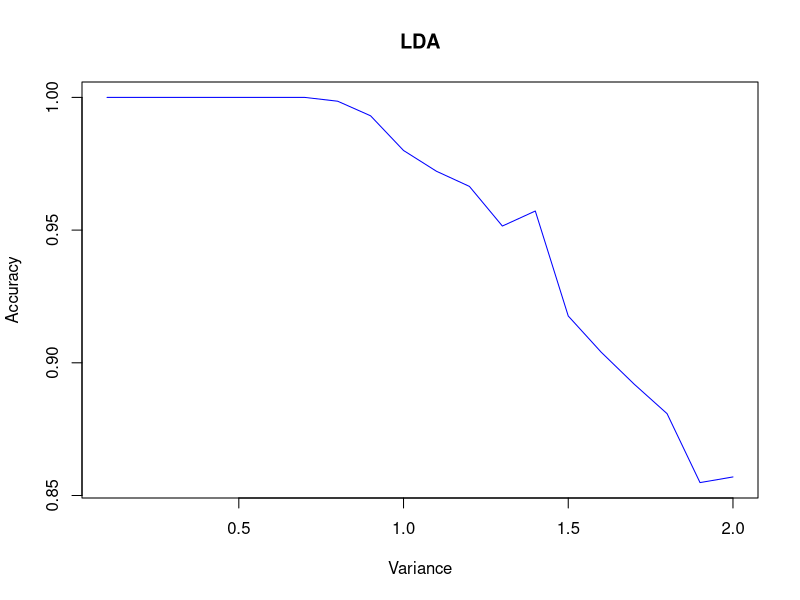
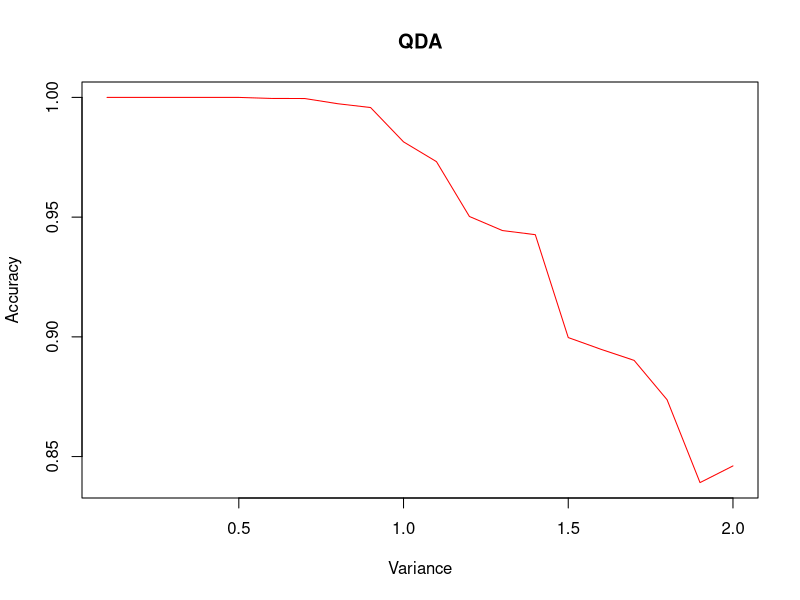
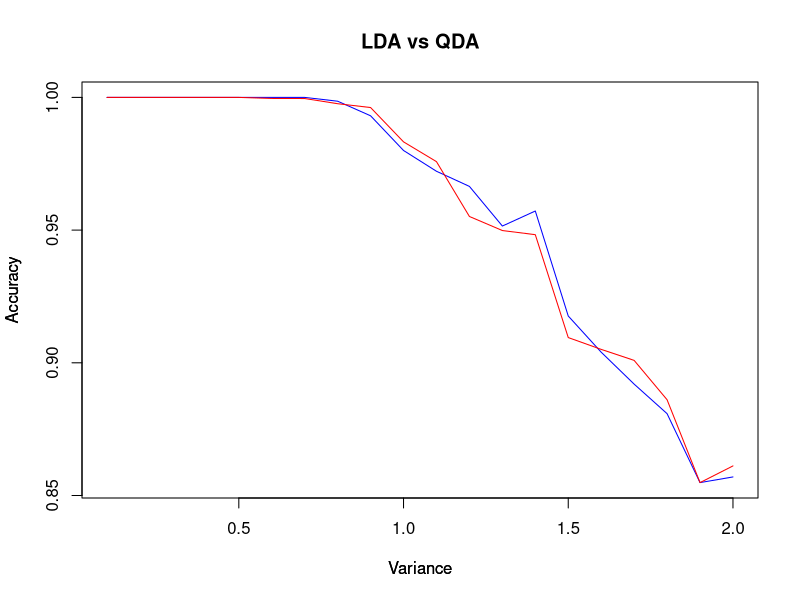
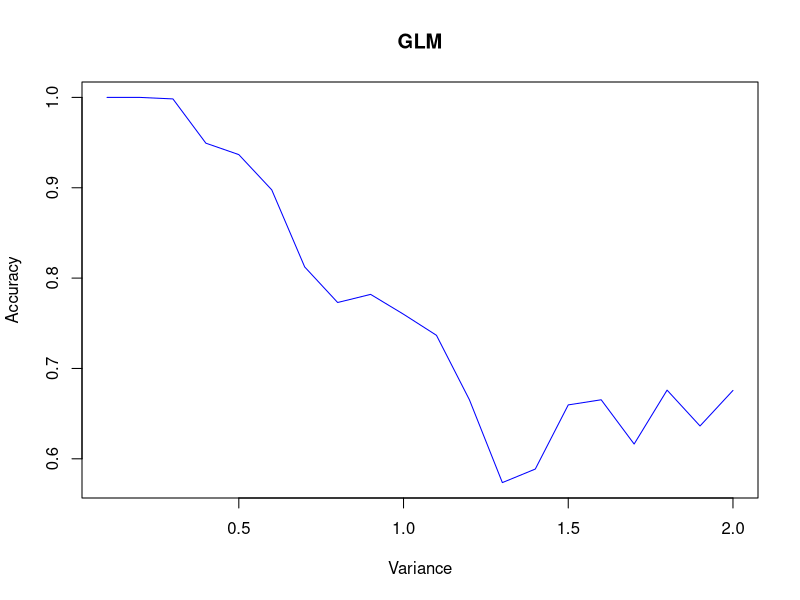
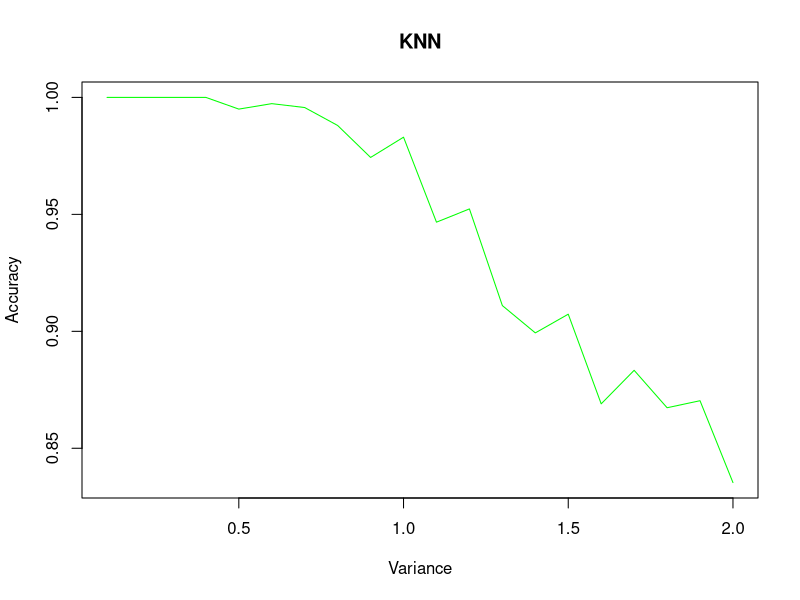
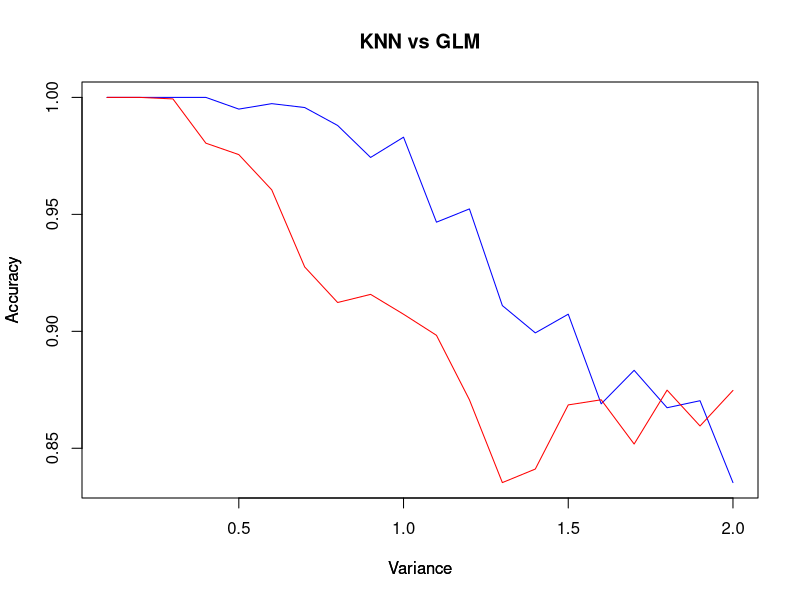
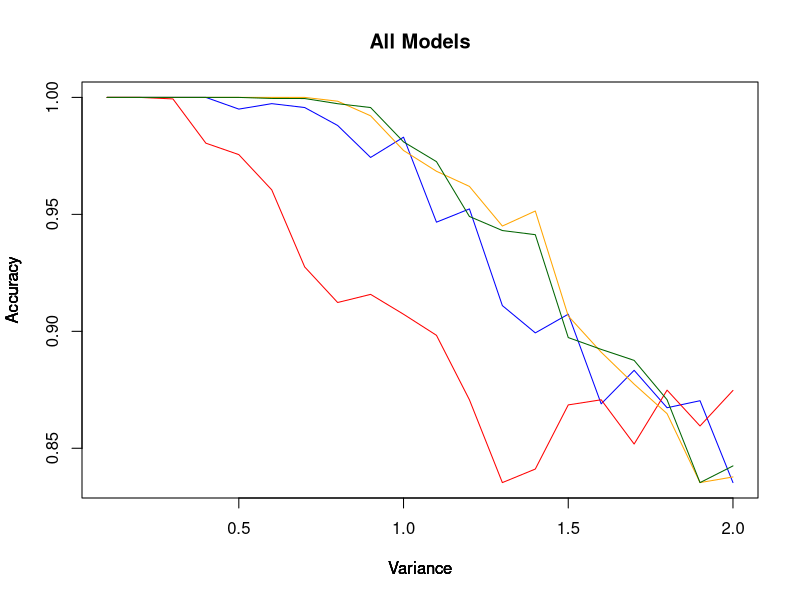
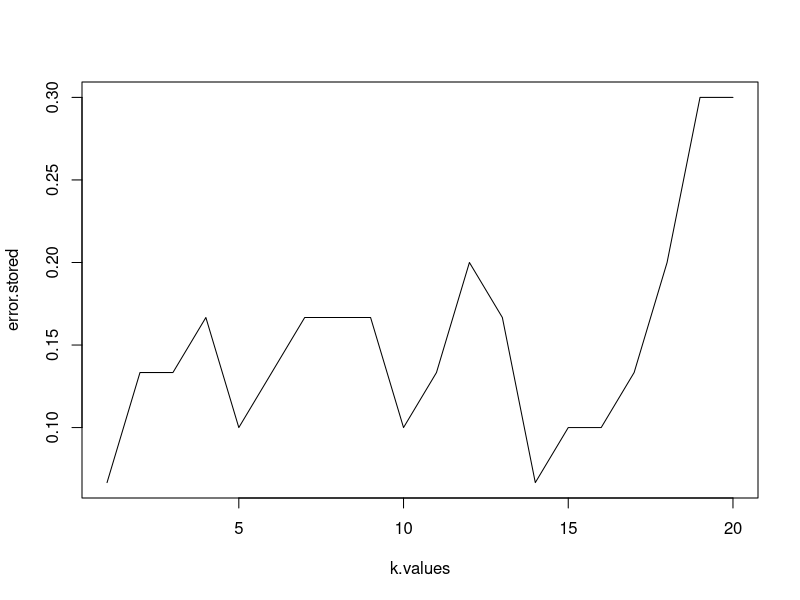

Write R code to recreate these figures, in order.
#-------------------------------------------------------------------------------
# G e n e r a l   I n f o r m a t i o n
#-------------------------------------------------------------------------------
# Name: 
#
# Usage: 
#
# Description: 
#
# Inputs: 
#
# Outputs: 
#
# Auxiliary Files: 
#
# Special Instructions:  
#
#-------------------------------------------------------------------------------
# C o d e   H i s t o r y
#-------------------------------------------------------------------------------
# Version: 1.0
#
# Author(s): David Koster (djk)
#            davidkoster@mail.weber.edu
#            
#            Jacelyn Villalobos (jv)
#            jacelynvillalobos@mail.weber.edu
#
#            Kursten Reznik (kr)
#            kurstenreznik@mail.weber.edu
#
#            Bryce Robinette (br)
#            brycerobinette@mail.weber.edu
#
#            Jacob Ruiz (jr)
#            jacobruiz@mail.weber.edu
#
# Modifications:
# 11 Oct 2020 - Added functions to generate data, create training and test data,
#               calculate the best k value, and calculate the accuracy of the 
#               kNN model. (djk) 
# 12 Oct 2020 - LDA and QDA (jv). 
# 12 Oct 2020 - Added code to loop through several variance values and to create 
#               a plot of accuracy vs variance. (djk)
# 
#
#-------------------------------------------------------------------------------

#-------------------------------------------------------------------------------
# I m p o r t   L i b r a r i e s
#-------------------------------------------------------------------------------

library('MASS')
library('leaps')
library('class')
library(pROC)

#-------------------------------------------------------------------------------
# D e f i n e  F u n c t i o n s
#-------------------------------------------------------------------------------

# Data generation
# Syntax - 
# F(mean of 1s, mean of 2s, variance, 1/2 of data, predictors)

data.generate = function(mu1, mu2, s, n, p)
{
  y = as.factor(c(rep(1,n), rep(2,n)))
  M = matrix(NA, nrow = 2*n, ncol = p, byrow = 1)
  df = data.frame(y)
  
  for (i in c(1:p))
  {
    M[,i] = c(rnorm(n,mu1,s), rnorm(n,mu2,s))
  }
  
  df = cbind(M,y)
  df = data.frame(df)
  
  return(df)
}

# adding in the glm 01 column---------------------------------------------------

data.glm = function(df)
{
  newy = ifelse(df$y > median(df$y),1,0)
  df <- df[-ncol(df)]
  df$y <- newy
  
  return(df)
}

# add line to scale-------------------------------------------------------------
# scale(df[,-ncol(df)])

# Training and testing data-----------------------------------------------------

trainTest = function(df)
{
  test.index = sample(c(1:dim(df)[1]), size = floor(.3*dim(df)[1]), replace = FALSE)
  
  assign("train.X", df[-test.index,], envir = .GlobalEnv)
  assign("test.X", df[test.index,], envir = .GlobalEnv)
  assign("train.Y", df[-test.index, ncol(df)], envir = .GlobalEnv)
  assign("test.Y", df[test.index, ncol(df)], envir = .GlobalEnv)
  
}

# LDA---------------------------------------------------------------------------
s.values = seq(0.1, 2, 0.1)
lda.averages = c()
for(i in s.values){
  df = data.generate(1, 0, i, 500, 20)
  lda.accuracy = c()
  scale(df[,-ncol(df)])
  for (i in c(1:100)){
    test.index = sample(c(1:dim(df)[1]), size = floor(.3*dim(df)[1]), replace = FALSE)
    lda.fit = lda(y~.-y, data = df, subset = -test.index)
    lda.pred = predict(lda.fit, df[test.index,])
    lda.means = mean(lda.pred$class == df[test.index,'y'])
    lda.accuracy = c(lda.accuracy, lda.means)
    lda.average = mean(lda.accuracy)
  }
  lda.averages = c(lda.averages, lda.average)
}

lda.averages
lda.plot = plot(s.values, lda.averages, type = 'l', main='LDA', xlab='Variance', 
                ylab='Accuracy', col = "blue")

# QDA---------------------------------------------------------------------------
s.values = seq(.1, 2, 0.1)
qda.averages = c()
for(i in s.values){
  df = data.generate(1, 0, i, 500, 20)
  qda.accuracy = c()
  for (i in c(1:100)){
    test.index = sample(c(1:dim(df)[1]), size = floor(.3*dim(df)[1]), replace = FALSE)
    qda.fit = qda(y~.-y, data = df, subset = -test.index)
    qda.pred = predict(qda.fit, df[test.index,])
    qda.means = mean(qda.pred$class == df[test.index,'y'])
    qda.accuracy = c(qda.accuracy, qda.means)
  }
  qda.average = mean(qda.accuracy)
  qda.averages = c(qda.averages, qda.average)
}

qda.averages
qda.plot = plot(s.values, qda.averages, type = 'l', main='QDA', xlab='Variance', 
                ylab='Accuracy', col = "red")

#Combining QDA & LDA onto one plot----------------------------------------------
plot(s.values, lda.averages, type = 'l', main='LDA vs QDA', xlab='Variance', 
     ylab='Accuracy', col = "blue")
par(new=TRUE)
plot(s.values, qda.averages, type = 'l', main='', xlab='Variance', 
     ylab='Accuracy', col = "red", axes=FALSE)

# GLM---------------------------------------------------------------------------
s.values = seq(0.1, 2, 0.1)
glm.averages = c()

for(i in s.values){
  df = data.generate(1, 0, i, 50, 2)
  df2 = data.glm(df)
  glm.accuracy = c()
  for (i in c(1:100)){
    test.index = sample(c(1:dim(df2)[1]), size = floor(.3*dim(df2)[1]), replace = FALSE)
    glm.fits = glm(y~.-y, data = df2[-test.index,], family = binomial)
    glm.probs = predict(glm.fits, df2[test.index,], type="response")
    glm.pred = ifelse(glm.probs > .5 , "1", "0")
    glm.means = mean(glm.pred == df2[test.index,'y'])
    glm.accuracy = c(glm.accuracy, glm.means)
    
  }
  glm.average = mean(glm.accuracy)
  glm.averages = c(glm.averages, glm.average)
}
glm.averages
glm.plot = plot(s.values, glm.averages, type = 'l', main='GLM', xlab='Variance', 
                ylab='Accuracy', col = "blue")
# kNN---------------------------------------------------------------------------

determineK = function(train.X,test.X,train.Y)
{
  k.values = c(1:20)
  error.stored = c()
  
  for (i in c(1:20))
  {
    knn.pred = knn(train.X,test.X,train.Y,k=i)
    error = sum(knn.pred != test.Y)/length(test.Y) #error rate
    error.stored = c(error.stored,error)
  }
  
  plot(k.values,error.stored, type = 'l')
}

kNNAccuracy = function(train.X,test.X,train.Y,kvalue)
{
  knn.pred = knn(train.X, test.X, train.Y, k = kvalue)
  table(knn.pred, test.Y)
  mean(knn.pred == test.Y)
}

#KNN New Code-------------------------------------------------------------------
s.values = seq(0.1, 2, 0.1)
knn.averages = c()
for (i in s.values){
  knn.accuracy = c()
  df = data.generate(1, 0, i, 50, 2)
  for (i in c(1:100)){
    test.index = sample(c(1:dim(df)[1]), size = floor(.3*dim(df)[1]), replace = FALSE)
    train.X = df[-test.index,]
    test.X = df[test.index,]
    test.Y = df$y[test.index]
    train.Y = df$y[-test.index]
    pred.knn = knn(train.X, test.X, train.Y, k = 5)
    knn.means = mean(pred.knn == test.Y)
    knn.accuracy = c(knn.accuracy, knn.means)
    knn.average = mean(knn.accuracy)
  }
  knn.averages = c(knn.averages, knn.average)
}

knn.plot = plot(s.values, knn.averages, type = 'l', main='KNN', xlab='Variance', 
                ylab='Accuracy', col='green')

#Combining KNN & GLM onto one plot----------------------------------------------
plot(s.values, knn.averages, type = 'l', main='KNN vs GLM', xlab='Variance', 
     ylab='Accuracy', col = "blue")
par(new=TRUE)
plot(s.values, glm.averages, type = 'l', main='', xlab='Variance', 
     ylab='Accuracy', col = "red", axes=FALSE)


#Combining all models onto one plot----------------------------------------------
plot(s.values, knn.averages, type = 'l', main='All Models', xlab='Variance', 
     ylab='Accuracy', col = "blue")
par(new=TRUE)
plot(s.values, glm.averages, type = 'l', main='', xlab='Variance', 
     ylab='Accuracy', col = "red", axes=FALSE)
par(new=TRUE)
plot(s.values, lda.averages, type = 'l', main='', xlab='Variance', 
     ylab='Accuracy', col = "orange", axes=FALSE)
par(new=TRUE)
plot(s.values, qda.averages, type = 'l', main='', xlab='Variance', 
     ylab='Accuracy', col = "darkgreen", axes=FALSE)
legend(x=-3,y=7,legend = c("KNN","GLM","LDA","QDA"),
       col=c("blue","red","orange","darkgreen"), lty=1:2, cex=0.8,pch=c(1,2))

#-------------------------------------------------------------------------------
# M a i n  P r o g r a m 
#-------------------------------------------------------------------------------

# Define parameters

N = 50 # Number of data points times two (i.e. N=50 is really N=100)
p = 2  # Number of predictors
s = cbind(seq(.1, 3, by = .1))

# kNN accuracy plot -----------------------------------------------------------
# Frirst we need to find the best value of k for our data sets.
data = data.generate(1,0,0.3,N,p)
determineK(train.X,test.X,train.Y)
# Running through several variance values, the plot shows that the best value of
# k is 3.

acckNN = c()
for (i in c(1:length(s)))
{
  data = data.generate(1,0,s[i],N,p)
  acc = c()
  for (i in c(1:300))
  {
    trainTest(data)
    a = kNNAccuracy(train.X,test.X,train.Y,3)
    acc = c(acc,a)
  }
  acckNN = c(acckNN, mean(acc))
}
plot(s, acckNN, type = 'l', main='kNN', xlab='Variance', ylab='Accuracy')
# looking at the plot of several iterations we find that the accuracy is high(>95%) 
